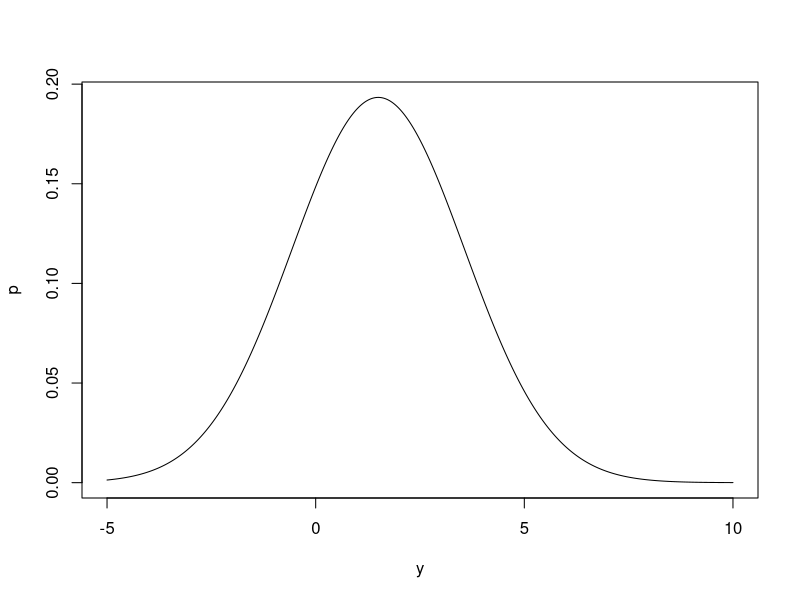
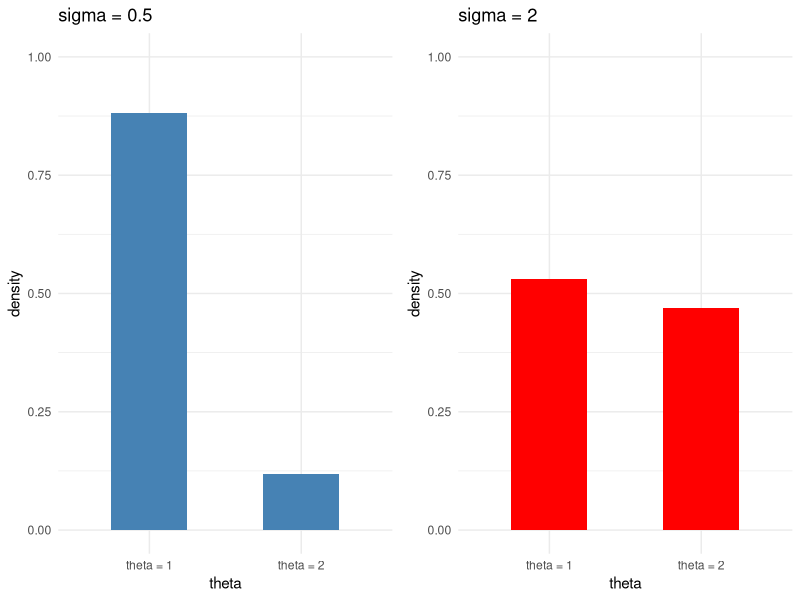

R code for these plots, in order:
## ---- chunk 1
library(tidyverse)
library(ggplot2)
library(gridExtra)
## ---- chunk 2
y = seq(-5, 10, 0.01)
p1 = dnorm(y, 1, 2)
p2 = dnorm(y, 2, 2)
p = 0.5 * p1 + 0.5 * p2
plot(y, p, type = "l")
## ---- chunk 3
numerator = 0.5 * dnorm(1, 1, 2)
denomnator = 0.5 * dnorm(1, 1, 2) + 0.5 * dnorm(1, 2, 2)
Pr = numerator / denomnator
## ---- chunk 4

posterior <- function(sigma){
  numerator1 = 0.5 * dnorm(1, 1, sigma)
  numeroator2 = 0.5 * dnorm(1, 2, sigma)
  denomnator = 0.5 * dnorm(1, 1, sigma) + 0.5 * dnorm(1, 2, sigma)
  Pr = c(numerator1 / denomnator, numeroator2 / denomnator)
  return (Pr)
}

data <- data.frame(
  Category = c("theta = 1", "theta = 2"),
  Magnitude = posterior(0.5)
)
p1 <- data |>  ggplot(aes(x = Category, y = Magnitude)) + geom_bar(stat = "identity", fill = "steelblue",width = .5) + labs(title = "sigma = 0.5", x = "theta",y="density") + ylim(0,1)+ theme_minimal()

data <- data.frame(
  Category = c("theta = 1", "theta = 2"),
  Magnitude = posterior(2)
)
p2 <- data |>  ggplot(aes(x = Category, y = Magnitude)) + geom_bar(stat = "identity", fill = "red",width = .5) + labs(title = "sigma = 2", x = "theta",y="density") + ylim(0,1)+theme_minimal()


grid.arrange(p1, p2, nrow = 1)

## ---- chunk 5

## Q4

## Q6

## Q7

## Q8

